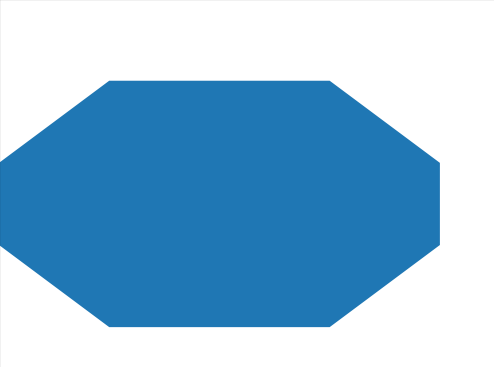
#> input picture Test Images and Data Used/octagon.PNG, 494 x 367 px, found by its file name
$ python delauny_voronoi.py   (older library calls are emulated)
#> lines starting #> are read from the running program, lines starting #| are printed output that depends on the picture; after the words box and inside, x2 and y2 are one past the last pixel; in counts of white or black regions, pixels touching at a corner belong together
#!/usr/bin/python

import cv2
import numpy as np
import random

# Check if a point is inside a rectangle
def rect_contains(rect, point) :
    if point[0] < rect[0] :
        return False
    elif point[1] < rect[1] :
        return False
    elif point[0] > rect[2] :
        return False
    elif point[1] > rect[3] :
        return False
    return True

# Draw a point
def draw_point(img, p, color ) :
    cv2.circle( img, p, 2, color, cv2.FILLED, cv2.LINE_AA, 0 )
    #cv2.circle( img, p, 2, color, cv2.cv.CV_FILLED, cv2.CV_AA, 0 )
# Draw delaunay triangles
def draw_delaunay(img, subdiv, delaunay_color ) :
    triangleList = subdiv.getTriangleList();
    size = img.shape
    r = (0, 0, size[1], size[0])
    print("triangle list =", triangleList)
    for t in triangleList :

        pt1 = (int(t[0]), int(t[1]))
        pt2 = (int(t[2]), int(t[3]))
        pt3 = (int(t[4]), int(t[5]))

        if rect_contains(r, pt1) and rect_contains(r, pt2) and rect_contains(r, pt3) :

            cv2.line(img, pt1, pt2, delaunay_color, 1, cv2.LINE_AA, 0)
            cv2.line(img, pt2, pt3, delaunay_color, 1, cv2.LINE_AA, 0)
            cv2.line(img, pt3, pt1, delaunay_color, 1, cv2.LINE_AA, 0)

# Draw voronoi diagram
def draw_voronoi(img, subdiv) :

    ( facets, centers) = subdiv.getVoronoiFacetList([])

    for i in range(0,len(facets)) :
        ifacet_arr = []
        for f in facets[i] :
            ifacet_arr.append(f)

        ifacet = np.array(ifacet_arr, np.int)
        color = (random.randint(0, 255), random.randint(0, 255), random.randint(0, 255))

        cv2.fillConvexPoly(img, ifacet, color, cv2.LINE_AA, 0);
        ifacets = np.array([ifacet])
        cv2.polylines(img, ifacets, True, (0, 0, 0), 1, cv2.LINE_AA, 0)
        cv2.circle(img, (int(centers[i][0]), int(centers[i][1])), 3, (0, 0, 0), cv2.FILLED, cv2.LINE_AA, 0)

if __name__ == '__main__':

    # Define window names
    win_delaunay = "Delaunay Triangulation"
    win_voronoi = "Voronoi Diagram"

    # Turn on animation while drawing triangles
    animate = True

    # Define colors for drawing.
    delaunay_color = (255,255,255)
    points_color = (0, 0, 255)

    #----------------------------------
    # Read in the image.
    img = cv2.imread("C:/Users/dell/Desktop/ML Robot Pattern formation/CODES/octagon.png");
#> img is the input picture: shape (367, 494, 3); mean B, G, R 217.5, 187.1, 143.2
    #image resize
    width = 500 #Y
    height = 500 #X
    dim = (width, height)
    # resize image
    resized = cv2.resize(img, dim, interpolation=cv2.INTER_AREA)
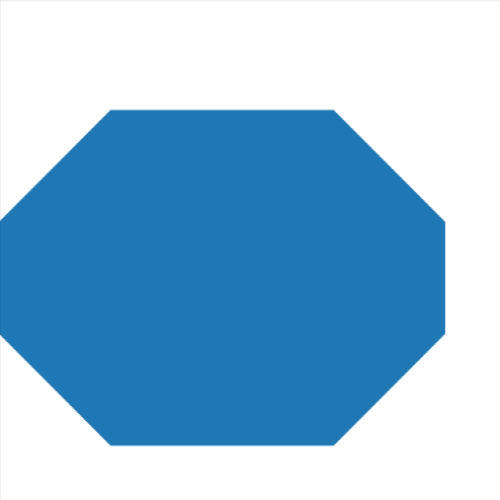
#> resized: shape (500, 500, 3); mean B, G, R 217.5, 187.1, 143.2
    final_image=resized
    print("resized image size = ", final_image.shape)
#| resized image size =  (500, 500, 3)
    #----------------------------------
    # Keep a copy around
    img_orig = final_image.copy();

    # Rectangle to be used with Subdiv2D
    size = final_image.shape
#> size = (500, 500, 3)
    print("final image size = ", size)
#| final image size =  (500, 500, 3)
    rect = (0, 0, size[1], size[0])
#> rect = (0, 0, 500, 500)


    # Create an instance of Subdiv2D
    subdiv = cv2.Subdiv2D(rect);

    # Create an array of points.
    points = [];

    # Read in the points from a text file
    with open("C:/Users/dell/Desktop/ML Robot Pattern formation/CODES/newPoints.txt") as file :
#> (reads newPoints.txt from the repository)
        for line in file :
            x, y = line.split()
            points.append((int(y), int(x)))
    print("points",type(points))

    for p in points :
        subdiv.insert(p)

        # Show animation
        if animate :
            img_copy = img_orig.copy()
            # Draw delaunay triangles
            draw_delaunay( img_copy, subdiv, (255, 255, 255) );
            cv2.imshow(win_delaunay, img_copy)
            cv2.waitKey(100)
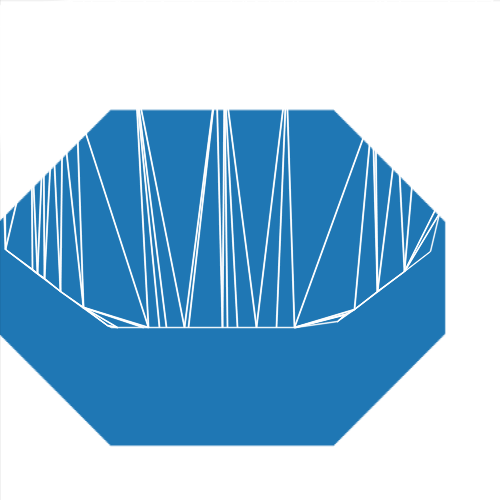
#> img_copy: shape (500, 500, 3); mean B, G, R 220.7, 192.9, 152.7
    # Draw delaunay triangles
    draw_delaunay( img, subdiv, (255, 255, 255) );
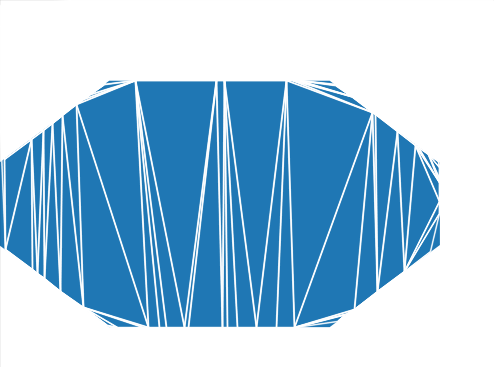
#> img: shape (367, 494, 3); 11.96% of pixels changed, all inside (x1, y1, x2, y2) = (0, 0, 494, 328)

    # Draw points
    for p in points :
        draw_point(img, p, (0,0,255))
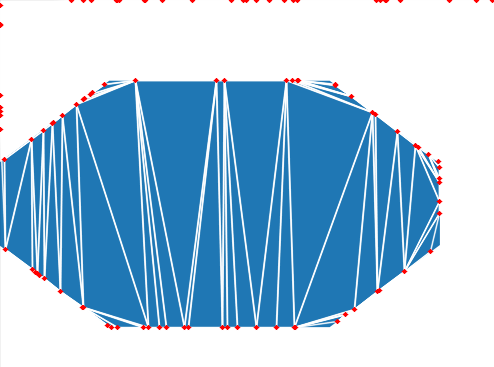
#> img: shape (367, 494, 3); 1.13% of pixels changed, all inside (x1, y1, x2, y2) = (0, 0, 494, 331)

    # Allocate space for Voronoi Diagram
    img_voronoi = np.zeros(img.shape, dtype = img.dtype)

    # Draw Voronoi diagram
    draw_voronoi(img_voronoi,subdiv)
#> after the loop in draw_voronoi, `for i in range(0,len(facets)) :`:
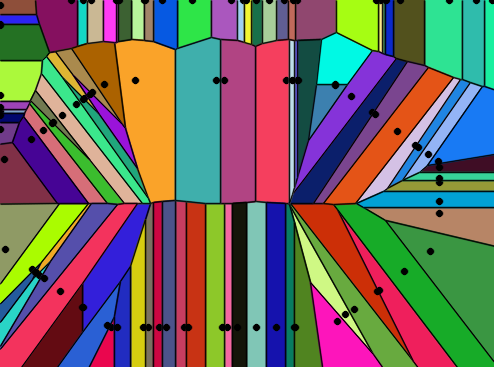
#> img: shape (367, 494, 3); mean of channels 0, 1, 2 97.7, 106.1, 113.1; drawn as B, G, R

    # Show results
    cv2.imshow(win_delaunay,img)
    cv2.imshow(win_voronoi,img_voronoi)
    cv2.waitKey(0)
